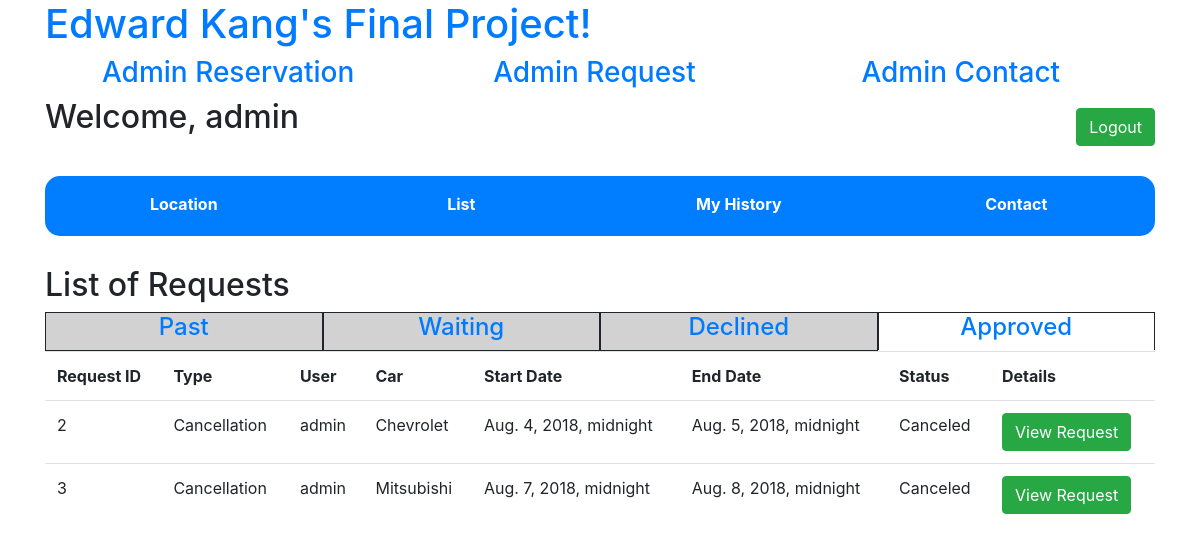
The page /adminpage/request/past/all (signed in) on the database its author committed.
### rents/models.py (models this page shows, shortened)
class Request(models.Model):
    request_reservation = models.ForeignKey(Reservation, on_delete=models.CASCADE)
    request_reserved_date = models.ForeignKey(ReservedDate, on_delete=models.CASCADE)
    request_start_date = models.DateTimeField(blank=True, null=True)
    request_end_date = models.DateTimeField(blank=True, null=True)
    request_drop_off = models.ForeignKey(Location, on_delete=models.CASCADE)
    request_status = models.CharField(max_length=64)
    request_approval = models.CharField(max_length=64)

class Reservation(models.Model):
    reservation_user = models.ForeignKey(settings.AUTH_USER_MODEL, on_delete=models.CASCADE)
    reservation_car = models.ForeignKey(Car, on_delete=models.CASCADE)
    reservation_start_date = models.DateTimeField()
    reservation_end_date = models.DateTimeField()
    reservation_drop_off = models.ForeignKey(Location, on_delete=models.CASCADE)
    reservation_protection = models.CharField(max_length=64)
    reservation_total_price = models.FloatField()
    reservation_status = models.CharField(max_length=64)
    reservation_request = models.CharField(max_length=64)

class Car(models.Model):
    car_brand = models.CharField(max_length=64)
    car_name = models.CharField(max_length=64)
    car_type = models.CharField(max_length=64)
    car_price = models.FloatField()
    car_size = models.IntegerField()
    car_detail = models.CharField(max_length=64)
    car_status = models.CharField(max_length=64)
    car_location = models.ForeignKey(Location, on_delete=models.CASCADE)

### rents/views.py (the view, shortened to what this page needs)
# urls.py: path("adminpage/request/<str:time>/<str:status>", views.adminRequestView, name="admin_request"),
@user_passes_test(lambda user: user.is_superuser)
def adminRequestView(request, time, status):
    if not request.user.is_authenticated:
        return render(request, 'rents/login.html', {'message': 'Please login first.'})
    current_time = datetime.now()
    if time == 'past':
        request_list = Request.objects.filter(request_reservation__reservation_end_date__lt=current_time).all()
        search_status = 'past'
    context = {
        'requestlists' : request_list,
        'searchstatus' : search_status
    }
    return render(request, 'rents/admin_request.html', context)

### rents/templates/rents/admin_request.html (shortened to what this page needs)
{% extends "rents/menu.html" %}
{% block body %}
<div id="body_content" class="form-group">
    <div>
        <h2>List of Requests</h2>
        <div class="body_table">
            <div class="body_table_content">
                <div id="past_request">
                    <h4><a href="/adminpage/request/past/all">Past</a></h4>
                </div>
                <div id="waiting_request">
                    <h4><a href="/adminpage/request/current/waiting">Waiting</a></h4>
                </div>
                <div id="declined_request">
                    <h4><a href="/adminpage/request/current/declined">Declined</a></h4>
                </div>
                <div id="approved_request">
                    <h4><a href="/adminpage/request/current/approved">Approved</a></h4>
                </div>
                <div>
                    <table class="table">
                        <tr>
                            <th>Request ID</th>
                            <th>Type</th>
                            <th>User</th>
                            <th>Car</th>
                            <th>Start Date</th>
                            <th>End Date</th>
                            <th>Status</th>
                            <th>Details</th>
                        </tr>
                        {% for requestlist in requestlists %}
                        <tr>
                            <td>{{ requestlist.id }}</td>
                            <td>{{ requestlist.request_status }}</td>
                            <td>{{ requestlist.request_reservation.reservation_user.username }}</td>
                            <td>{{ requestlist.request_reservation.reservation_car.car_brand }} {{ reservationlist.reservation_car.car_name }}</td>
                            <td>{{ requestlist.request_reservation.reservation_start_date }}</td>
                            <td>{{ requestlist.request_reservation.reservation_end_date }}</td>
                            <td>{{ requestlist.request_reservation.reservation_status }}</td>
                            <td><input class="btn btn-success" type="button" value="View Request" onclick="viewAdminRequest(`{{ requestlist.id }}`)" /></td>
                        </tr>
                        {% endfor %}
                    </table>
                </div>
            </div>
        </div>
    </div>
</div>
{% endblock %}

### rents/templates/rents/menu.html
{% extends "rents/layout.html" %}
{% block menu %}
<div class="form-group">
    <div class="content_item">
        <h2 id="title_welcome">Welcome, {{ user.username }}</h2>
        <input id="logout_button" class="btn btn-success" type="button" value="Logout" onclick="location.href = '/logout'"/>
    </div>
    <div id="menu">
        <table id="menu_table">
            <tr id="menu_table_tr">
                <td id="menu_table_td">
                    <a class="menu_button" href="/location">Location</a>
                </td>
                <td id="menu_table_td">
                    <a class="menu_button" href="/list">List</a>
                </td>
                <td id="menu_table_td">
                    <a class="menu_button" href="/history">My History</a>
                </td>
                <td id="menu_table_td">
                    <a class="menu_button" href="/contact">Contact</a>
                </td>
            </tr>
        </table>
    </div>
    {% block body %}
    {% endblock %}
</div>
{% endblock %}

### rents/static/rents/style.css (style rules this page uses)
#title_welcome { width: 50%; display: block; float: left; }
#logout_button { margin-top: 10px; display: block; float: right; }
#menu { background-color: #007eff; border-radius: 15px; margin-top: 30px; margin-bottom: 30px; width: 100%; display: block; float: right; }
#menu_table { margin: auto; width: 100% !important; }
#menu_table_tr { height: 60px; width: 100%; display: block; float: left; }
#menu_table_td { width: 25%; display: block; float: left; text-align: center; margin-top: 15px; }
.menu_button { color: white; font-weight: bold; }
#body_content { width: 100%; display: block; float: left; }
.body_table_content { margin-bottom: 40px; display: block; float: left; width: 100%; }
#past_reservation, #waiting_reservation, #check_in_reservation, #complete_reservation, #past_request, #waiting_request, #declined_request, #approved_request { width: 25%; display: block; float: left; text-align: center; border: solid; border-width: thin; }

### rows shown on the page
Request: id "2", request_status "Cancellation", request_reservation.reservation_user.username "admin", request_reservation.reservation_car.car_brand "Chevrolet", request_reservation.reservation_start_date "Aug. 4, 2018, midnight", request_reservation.reservation_end_date "Aug. 5, 2018, midnight", request_reservation.reservation_status "Canceled"
Request: id "3", request_status "Cancellation", request_reservation.reservation_user.username "admin", request_reservation.reservation_car.car_brand "Mitsubishi", request_reservation.reservation_start_date "Aug. 7, 2018, midnight", request_reservation.reservation_end_date "Aug. 8, 2018, midnight", request_reservation.reservation_status "Canceled"

### other values the page prints
{{ user.username }} "admin"
